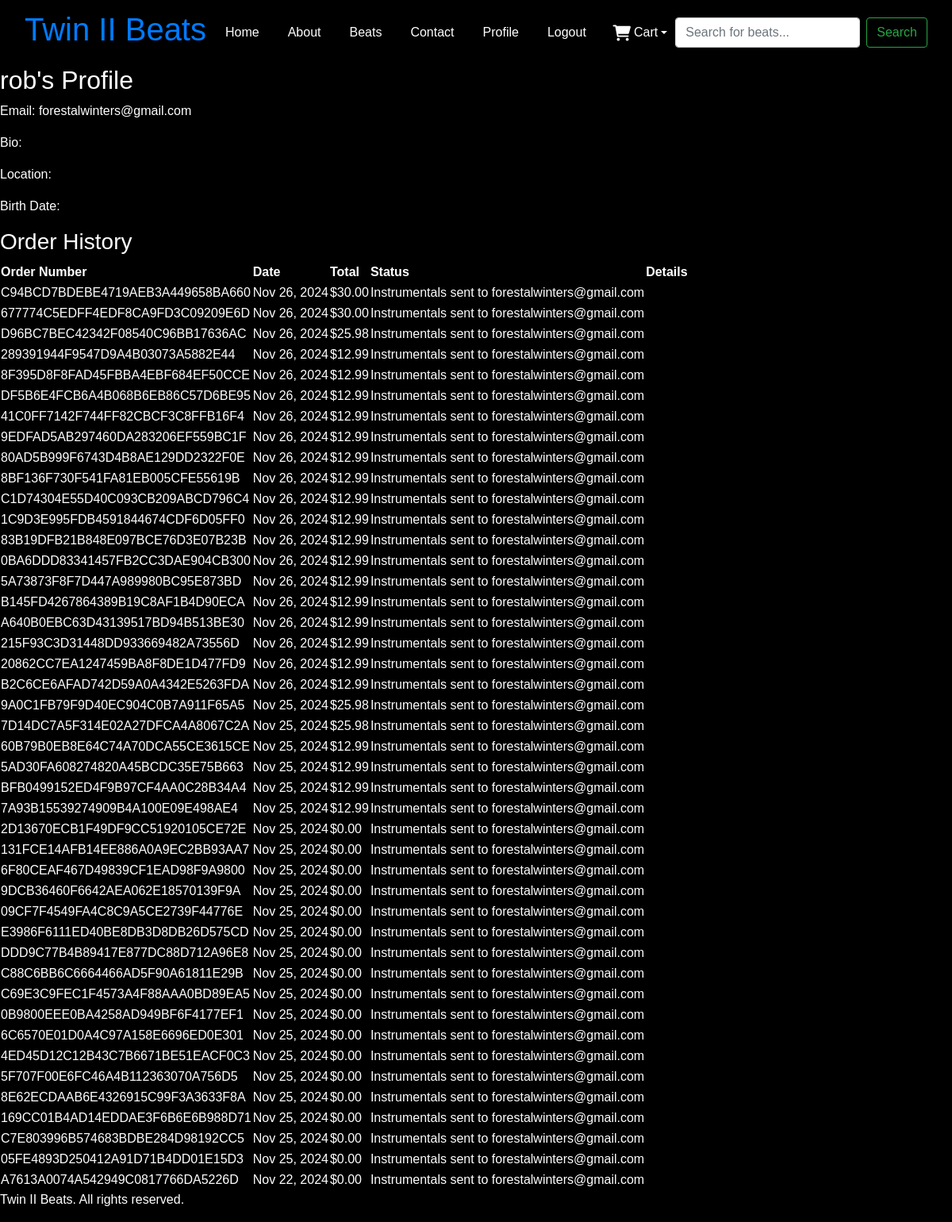
Page /profiles/profile/ (signed in) on the committed database.
### profiles/models.py (models this page shows, shortened)
class Profile(models.Model):
    user = models.OneToOneField(
        User,
        on_delete=models.CASCADE,
        related_name='profile'
    )
    full_name = models.CharField(max_length=100)
    email = models.EmailField()
    phone_number = models.CharField(max_length=15, blank=True, null=True)
    address_line_1 = models.CharField(max_length=255, blank=True, null=True)
    address_line_2 = models.CharField(max_length=255, blank=False, null=True)
    city = models.CharField(max_length=50)
    state = models.CharField(max_length=50)
    postal_code = models.CharField(max_length=20)
    country = models.CharField(max_length=50)

### checkout/models.py (models this page shows, shortened)
class Order(models.Model):
    order_number = models.CharField(max_length=32, null=False, editable=False)
    full_name = models.CharField(max_length=50, null=False, blank=False)
    email = models.EmailField(max_length=254, null=False, blank=False)
    phone_number = models.CharField(max_length=20, null=False, blank=False)
    country = models.CharField(max_length=40, null=False, blank=False)
    postcode = models.CharField(max_length=20, blank=True, default="")
    town_or_city = models.CharField(max_length=20, null=False, blank=False)
    street_address1 = models.CharField(max_length=80, null=False, blank=False)
    street_address2 = models.CharField(max_length=80, blank=True, default="")
    date = models.DateTimeField(auto_now_add=True)
    order_total = models.DecimalField(max_digits=10, decimal_places=2, null=False, default=0)
    grand_total = models.DecimalField(max_digits=10, decimal_places=2, null=False, default=0)

### profiles/views.py (the view)
# urls.py: path('profile/', profile, name='profile'),  # Ensure this line is correct
@login_required
def profile(request):
    try:
        profile = request.user.profile
    except Profile.DoesNotExist:
        profile = Profile.objects.create(user=request.user)
    orders = Order.objects.filter(email=request.user.email).order_by('-date')
    return render(request, 'profile.html', {'profile': profile, 'orders': orders})

### bag/context_processors.py (called while the page is built, shortened)
def cart_items(request):
    total_quantity = 0
    total_price = 0
    cart_items = []
    bag = request.session.get('bag', {})
    return {
        'cart_items': cart_items,
        'cart_item_count': total_quantity,
        'total_quantity': total_quantity,
        'total_price': total_price,
    }

### templates/profile.html
{% extends 'base.html' %}
{% block content %}
<h2>{{ profile.user }}'s Profile</h2>
<p>Email: {{ profile.user.email }}</p>
<p>Bio: {{ profile.bio }}</p>
<p>Location: {{ profile.location }}</p>
<p>Birth Date: {{ profile.birth_date }}</p>
<h3>Order History</h3>
{% if orders %}
    <table>
        <thead>
            <tr>
                <th>Order Number</th>
                <th>Date</th>
                <th>Total</th>
                <th>Status</th>
                <th>Details</th>
            </tr>
        </thead>
        <tbody>
            {% for order in orders %}
            <tr>
                <td>{{ order.order_number }}</td>
                <td>{{ order.date | date:"M d, Y" }}</td>
                <td>${{ order.grand_total }}</td>
                <td>Instrumentals sent to {{ order.email }}</td>
            </tr>
            {% endfor %}
        </tbody>
    </table>
{% else %}
    <p>You have no past orders.</p>
{% endif %}
{% endblock %}

### static/css/styles.css (style rules this page uses)
body { background-color: black; color: #ffffff; margin: 0; font-family: Arial, sans-serif; }

### rows in the picture
Profile: user "rob", user.email "forestalwinters@gmail.com"
Order: order_number "C94BCD7BDEBE4719AEB3A449658BA660", date "Nov 26, 2024", grand_total "30.00", email "forestalwinters@gmail.com"
Order: order_number "677774C5EDFF4EDF8CA9FD3C09209E6D", date "Nov 26, 2024", grand_total "30.00", email "forestalwinters@gmail.com"
Order: order_number "D96BC7BEC42342F08540C96BB17636AC", date "Nov 26, 2024", grand_total "25.98", email "forestalwinters@gmail.com"
Order: order_number "289391944F9547D9A4B03073A5882E44", date "Nov 26, 2024", grand_total "12.99", email "forestalwinters@gmail.com"
Order: order_number "8F395D8F8FAD45FBBA4EBF684EF50CCE", date "Nov 26, 2024", grand_total "12.99", email "forestalwinters@gmail.com"
Order: order_number "DF5B6E4FCB6A4B068B6EB86C57D6BE95", date "Nov 26, 2024", grand_total "12.99", email "forestalwinters@gmail.com"
Order: order_number "41C0FF7142F744FF82CBCF3C8FFB16F4", date "Nov 26, 2024", grand_total "12.99", email "forestalwinters@gmail.com"
Order: order_number "9EDFAD5AB297460DA283206EF559BC1F", date "Nov 26, 2024", grand_total "12.99", email "forestalwinters@gmail.com"
Order: order_number "80AD5B999F6743D4B8AE129DD2322F0E", date "Nov 26, 2024", grand_total "12.99", email "forestalwinters@gmail.com"
Order: order_number "8BF136F730F541FA81EB005CFE55619B", date "Nov 26, 2024", grand_total "12.99", email "forestalwinters@gmail.com"
Order: order_number "C1D74304E55D40C093CB209ABCD796C4", date "Nov 26, 2024", grand_total "12.99", email "forestalwinters@gmail.com"
Order: order_number "1C9D3E995FDB4591844674CDF6D05FF0", date "Nov 26, 2024", grand_total "12.99", email "forestalwinters@gmail.com"
Order: order_number "83B19DFB21B848E097BCE76D3E07B23B", date "Nov 26, 2024", grand_total "12.99", email "forestalwinters@gmail.com"
Order: order_number "0BA6DDD83341457FB2CC3DAE904CB300", date "Nov 26, 2024", grand_total "12.99", email "forestalwinters@gmail.com"
Order: order_number "5A73873F8F7D447A989980BC95E873BD", date "Nov 26, 2024", grand_total "12.99", email "forestalwinters@gmail.com"
Order: order_number "B145FD4267864389B19C8AF1B4D90ECA", date "Nov 26, 2024", grand_total "12.99", email "forestalwinters@gmail.com"
Order: order_number "A640B0EBC63D43139517BD94B513BE30", date "Nov 26, 2024", grand_total "12.99", email "forestalwinters@gmail.com"
Order: order_number "215F93C3D31448DD933669482A73556D", date "Nov 26, 2024", grand_total "12.99", email "forestalwinters@gmail.com"
Order: order_number "20862CC7EA1247459BA8F8DE1D477FD9", date "Nov 26, 2024", grand_total "12.99", email "forestalwinters@gmail.com"
Order: order_number "B2C6CE6AFAD742D59A0A4342E5263FDA", date "Nov 26, 2024", grand_total "12.99", email "forestalwinters@gmail.com"
Order: order_number "9A0C1FB79F9D40EC904C0B7A911F65A5", date "Nov 25, 2024", grand_total "25.98", email "forestalwinters@gmail.com"
Order: order_number "7D14DC7A5F314E02A27DFCA4A8067C2A", date "Nov 25, 2024", grand_total "25.98", email "forestalwinters@gmail.com"
Order: order_number "60B79B0EB8E64C74A70DCA55CE3615CE", date "Nov 25, 2024", grand_total "12.99", email "forestalwinters@gmail.com"
Order: order_number "5AD30FA608274820A45BCDC35E75B663", date "Nov 25, 2024", grand_total "12.99", email "forestalwinters@gmail.com"
Order: order_number "BFB0499152ED4F9B97CF4AA0C28B34A4", date "Nov 25, 2024", grand_total "12.99", email "forestalwinters@gmail.com"
Order: order_number "7A93B15539274909B4A100E09E498AE4", date "Nov 25, 2024", grand_total "12.99", email "forestalwinters@gmail.com"
Order: order_number "2D13670ECB1F49DF9CC51920105CE72E", date "Nov 25, 2024", grand_total "0.00", email "forestalwinters@gmail.com"
Order: order_number "131FCE14AFB14EE886A0A9EC2BB93AA7", date "Nov 25, 2024", grand_total "0.00", email "forestalwinters@gmail.com"
Order: order_number "6F80CEAF467D49839CF1EAD98F9A9800", date "Nov 25, 2024", grand_total "0.00", email "forestalwinters@gmail.com"
Order: order_number "9DCB36460F6642AEA062E18570139F9A", date "Nov 25, 2024", grand_total "0.00", email "forestalwinters@gmail.com"
Order: order_number "09CF7F4549FA4C8C9A5CE2739F44776E", date "Nov 25, 2024", grand_total "0.00", email "forestalwinters@gmail.com"
Order: order_number "E3986F6111ED40BE8DB3D8DB26D575CD", date "Nov 25, 2024", grand_total "0.00", email "forestalwinters@gmail.com"
Order: order_number "DDD9C77B4B89417E877DC88D712A96E8", date "Nov 25, 2024", grand_total "0.00", email "forestalwinters@gmail.com"
Order: order_number "C88C6BB6C6664466AD5F90A61811E29B", date "Nov 25, 2024", grand_total "0.00", email "forestalwinters@gmail.com"
Order: order_number "C69E3C9FEC1F4573A4F88AAA0BD89EA5", date "Nov 25, 2024", grand_total "0.00", email "forestalwinters@gmail.com"
Order: order_number "0B9800EEE0BA4258AD949BF6F4177EF1", date "Nov 25, 2024", grand_total "0.00", email "forestalwinters@gmail.com"
Order: order_number "6C6570E01D0A4C97A158E6696ED0E301", date "Nov 25, 2024", grand_total "0.00", email "forestalwinters@gmail.com"
Order: order_number "4ED45D12C12B43C7B6671BE51EACF0C3", date "Nov 25, 2024", grand_total "0.00", email "forestalwinters@gmail.com"
Order: order_number "5F707F00E6FC46A4B112363070A756D5", date "Nov 25, 2024", grand_total "0.00", email "forestalwinters@gmail.com"
Order: order_number "8E62ECDAAB6E4326915C99F3A3633F8A", date "Nov 25, 2024", grand_total "0.00", email "forestalwinters@gmail.com"
Order: order_number "169CC01B4AD14EDDAE3F6B6E6B988D71", date "Nov 25, 2024", grand_total "0.00", email "forestalwinters@gmail.com"
Order: order_number "C7E803996B574683BDBE284D98192CC5", date "Nov 25, 2024", grand_total "0.00", email "forestalwinters@gmail.com"
Order: order_number "05FE4893D250412A91D71B4DD01E15D3", date "Nov 25, 2024", grand_total "0.00", email "forestalwinters@gmail.com"
Order: order_number "A7613A0074A542949C0817766DA5226D", date "Nov 22, 2024", grand_total "0.00", email "forestalwinters@gmail.com"
